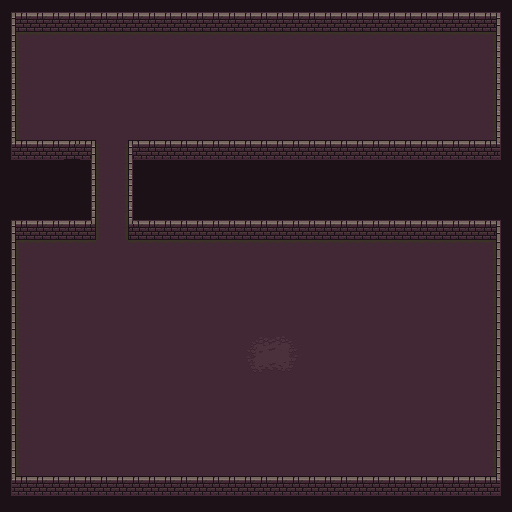

This is a level from a 2D game, rendered from its Tiled map with the project's own tilesets. A one-line summary and the map file follow, with tile-layer data summarised:
An orthogonal 32x32 tile map with 16x16 px tiles, 3 tile layers (background, walls, decorations), 2 tilesets.

<map version="1.4" tiledversion="1.4.2" orientation="orthogonal" renderorder="right-down" width="32" height="32" tilewidth="16" tileheight="16" infinite="0" nextlayerid="5" nextobjectid="1">
 <tileset firstgid="1" source="tiles.tsx" />
 <tileset firstgid="257" source="walls.tsx" />
 <layer id="1" name="background" width="32" height="32">
  <data>[1024 cells, 1024 non-empty, 7 distinct tile ids]</data>
 </layer>
 <layer id="4" name="walls" width="32" height="32">
  <data>[1024 cells, 294 non-empty, 20 distinct tile ids]</data>
 </layer>
 <layer id="3" name="decorations" width="32" height="32">
  <data>[1024 cells, 12 non-empty, 12 distinct tile ids]</data>
 </layer>
</map>
